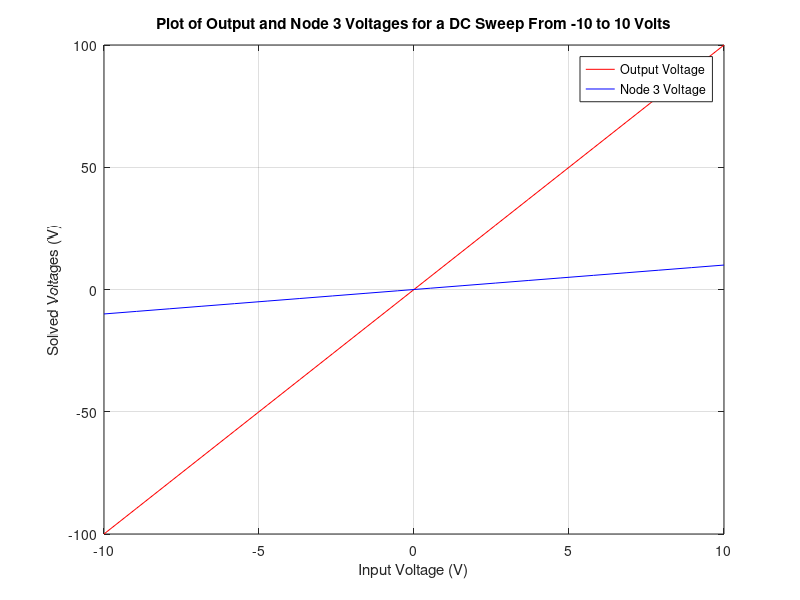
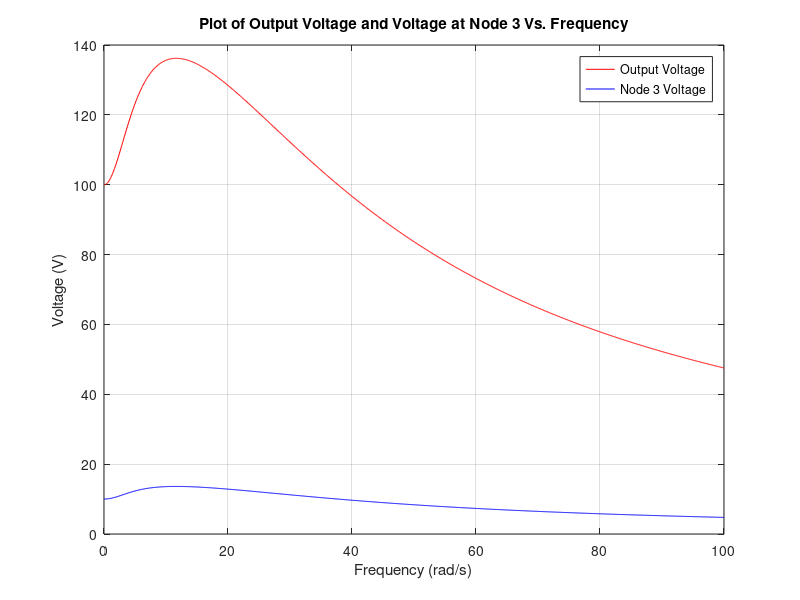
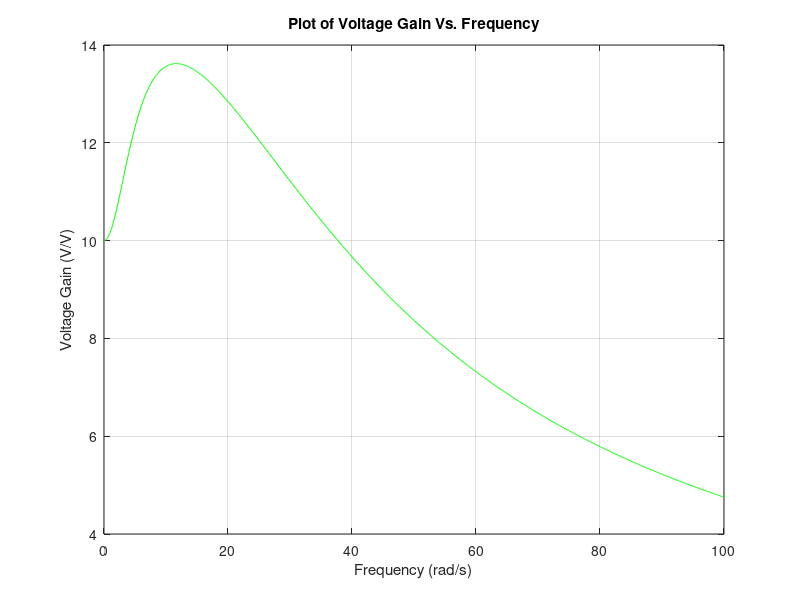

Write the MATLAB code that produced these figures, in order. (Note: this script raises an error after producing the figures.)
R1 = 1;
C = 0.25;
R2 = 2;
L = 0.2;
R3 = 10;
alpha = 100;
R4 = 0.1;
Ro = 1000;

Cmatrix = [0 0 0 0 0 0 0; -C C 0 0 0 0 0; 0 0 0 0 0 -L 0; 0 0 0 0 0 0 0; 0 0 0 0 0 0 0; 0 0 0 0 0 0 0; 0 0 0 0 0 0 0];
G = [1 0 0 0 0 0 0; 1/R1 -((1/R1) + (1/L)) 1/L 0 0 0 0; 0 1 -1 0 0 0 0; 0 0 1/R3 0 0 0 -1; 0 0 0 1 0 0 -alpha; 0 0 0 1 0 -alpha 0; 0 0 0 1/R4 -((1/R4) + (1/Ro)) 0 0];

% ------- DC Case ------- %

Vin = linspace(-10, 10, 20);
Vo = zeros(1, length(Vin));
V3 = zeros(1, length(Vin));

for i = 1:length(Vin)
   
    F = [Vin(i); 0; 0; 0; 0; 0; 0];
    
    V = G\F;
    
    Vo(i) = V(5);
    V3(i) = V(3);
    
end

figure;
plot(Vin, Vo, 'r');
hold on;
plot(Vin, V3, 'b');
hold off;
legend('Output Voltage', 'Node 3 Voltage');
grid on;
title('Plot of Output and Node 3 Voltages for a DC Sweep From -10 to 10 Volts');
xlabel('Input Voltage (V)');
ylabel('Solved Voltages (V)');

% ------- AC SWEEP ------- %

Vin = 10;
F = [Vin; 0; 0; 0; 0; 0; 0];
omega = linspace(0, 100, 1000);

Vo = zeros(1, length(omega));
V3 = zeros(1, length(Vin));

for count = 1:length(omega)
   
   tempMatrix = (G + 1j*omega(count)*Cmatrix);
   V = tempMatrix\F;
   
   Vo(count) = abs(V(5));
   V3(count) = abs(V(3));
    
end

figure;
plot(omega, Vo, 'r');
hold on;
plot(omega, V3, 'b');
hold off;
legend('Output Voltage', 'Node 3 Voltage');
grid on;
title('Plot of Output Voltage and Voltage at Node 3 Vs. Frequency');
xlabel('Frequency (rad/s)');
ylabel('Voltage (V)');

figure;
plot(omega, Vo/Vin, 'g');
grid on;
title('Plot of Voltage Gain Vs. Frequency');
xlabel('Frequency (rad/s)');
ylabel('Voltage Gain (V/V)');

% ------- Part d) ------- %

pdf = makedist('Normal', 'mu', C, 'sigma', 0.05);
omega = pi;
Vin = 10;
F = [Vin; 0; 0; 0; 0; 0; 0];

sampleCount = 1000;
C = zeros(1, sampleCount);
gain = zeros(1, sampleCount);

for i = 1:sampleCount
    
    C(i) = icdf(pdf, rand(1));
    Cmatrix = [0 0 0 0 0 0 0; -C(i) C(i) 0 0 0 0 0; 0 0 0 0 0 -L 0; 0 0 0 0 0 0 0; 0 0 0 0 0 0 0; 0 0 0 0 0 0 0; 0 0 0 0 0 0 0];
    
    tempMatrix = (G + 1j*omega*Cmatrix);
    V = tempMatrix\F;
    
    gain(i) = abs(V(5))/Vin;

end

figure;
histogram(C, 15);
title('Histogram of Capacitance Values');
xlabel('Capacitance (F)');
ylabel('Number of Samples with Capacitance C');

figure;
histogram(gain, 15);
title('Histogram of Gain Values');
xlabel('Gain (V/V)');
ylabel('Number of Samples with Gain Vo/Vin');



